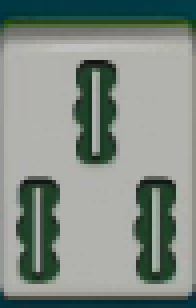
#> input picture dataset/tiles_runtime_v0_2/reference_pack/150_2.png, 49 x 77 px (shown 4 times larger)
$ python -i public_meld_hog_embedding.py   (imports and definitions only)
#> lines starting #> are read from the running program, lines starting #| are printed output that depends on the picture; after the words box and inside, x2 and y2 are one past the last pixel; in counts of white or black regions, pixels touching at a corner belong together
### workspace/vision/public_meld_group_identity_decoder.py
"""Development-only group decoder for regular three-face exposed meld identity.

A regular exposed meld can only be a suited three-tile sequence or a triplet.
This decoder consumes per-face class scores from any identity backend (SIFT,
future learned model, etc.) and ranks only Mahjong-valid three-face identity
combinations.

It deliberately does not infer CHI/PENG as canonical action truth, does not
handle stacked KONG geometry, and never marks output safe for Runtime/Hint/
Executor.
"""
from __future__ import annotations

from dataclasses import dataclass
from itertools import permutations
import math
from typing import Mapping, Sequence

from workspace.vision.public_identity_labels import PUBLIC_STANDARD_CLASSES


@dataclass(frozen=True)
class PublicMeldGroupIdentityRanking:
    top_tiles: tuple[str, str, str] | None
    top_score: float | None
    runner_up_tiles: tuple[str, str, str] | None
    runner_up_score: float | None
    margin: float | None
    canonical_candidate_count: int
    development_proposal_tiles: tuple[str, str, str] | None
    issues: tuple[str, ...]

    # [24 lines left out: function to_dict, not called in this run]


def _canonical_melds() -> tuple[tuple[str, tuple[str, str, str]], ...]:
    rows: list[tuple[str, tuple[str, str, str]]] = []
    for suit in ("M", "P", "S"):
        for start in range(1, 8):
            rows.append((
                f"sequence:{suit}{start}",
                (
                    f"{suit}{start}",
                    f"{suit}{start + 1}",
                    f"{suit}{start + 2}",
                ),
            ))
    for tile in sorted(PUBLIC_STANDARD_CLASSES):
        rows.append((f"triplet:{tile}", (tile, tile, tile)))
#> further down, picture is the input picture: PIL image 49x77 RGB; mean R, G, B 130.2, 140.1, 133.8
    return tuple(rows)


_CANONICAL_MELDS = _canonical_melds()


# [128 lines left out: function rank_regular_public_meld_identity, not called in this run]

### workspace/vision/public_meld_synthetic_transfer.py
"""Development-only A/B for synthetic hand-to-meld domain transfer.

This experiment tests one narrow hypothesis before any learned classifier is
introduced: does rendering reviewed concealed-hand tile crops into a
player-side exposed-meld visual domain improve SIFT identity ranking on the
already-reviewed regular public-meld samples?

The experiment is intentionally selection/development evidence:
- it uses previously reviewed public-meld groups;
- synthetic parameters may be changed after looking at these results;
- it does not change Runtime, Hint, Executor, or identity thresholds;
- it is not blind validation and cannot promote the public_meld identity path.

If this small batch is promising, the same interface can later feed a compact
learned classifier and a separately frozen blind holdout.
"""
from __future__ import annotations

import argparse
from collections import defaultdict
from dataclasses import dataclass
import json
from pathlib import Path
from typing import Any

from PIL import Image

from workspace.vision.public_meld_face_segmentation import prepare_public_meld_faces
from workspace.vision.public_meld_group_identity_decoder import (
    rank_regular_public_meld_identity,
)
from workspace.vision.public_meld_identity_sift import (
    _descriptor_similarity,
    _sift_descriptors,
)
from workspace.vision.public_tile_detector import PublicGeometryCandidate
from workspace.vision.tiles_v0_1.labels import approved_labels


SYNTHETIC_CANONICAL_SIZE = (56, 96)
SYNTHETIC_TILT_FRACTIONS = (-0.05, -0.025, 0.0, 0.025, 0.05)
SYNTHETIC_BLUR_SIGMAS = (0.0, 0.55)
SYNTHETIC_TOP_TAPER_FRACTION = 0.035
MAX_HAND_TEMPLATES_PER_CLASS = 3


@dataclass(frozen=True)
class HandTemplateRecord:
    tile_id: str
    source_session: str | None
    image_path: Path
    raw_descriptors: Any
    synthetic_descriptors: tuple[Any, ...]


def _tight_bright_tile_face(image: Any) -> Any:
    """Crop the dominant bright tile body while retaining colored glyphs."""
    import cv2
    import numpy as np

    rgb = np.asarray(image.convert("RGB"))
    hsv = cv2.cvtColor(rgb, cv2.COLOR_RGB2HSV)
#> hsv: shape (77, 49, 3); mean H, S, V 44.6, 45.7, 140.9
    mask = ((hsv[:, :, 1] < 175) & (hsv[:, :, 2] > 95)).astype(np.uint8) * 255
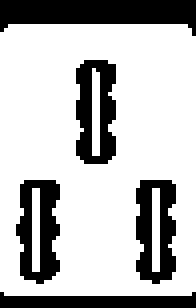
#> mask: shape (77, 49) (shown 4 times larger); 73.4% white; 5 black regions, box (x1, y1, x2, y2) and area: (0, 0, 49, 9) 301, (4, 45, 15, 71) 186, (19, 15, 29, 41) 185, (34, 45, 44, 71) 181, (0, 73, 49, 77) 149
    mask = cv2.morphologyEx(
        mask,
        cv2.MORPH_CLOSE,
        np.ones((5, 5), dtype=np.uint8),
        iterations=1,
    )
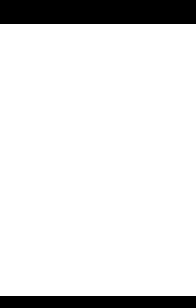
#> mask: shape (77, 49) (shown 4 times larger); 88.3% white; 2 black regions, box (x1, y1, x2, y2) and area: (0, 0, 49, 6) 294, (0, 74, 49, 77) 147
    count, _, stats, _ = cv2.connectedComponentsWithStats(mask, 8)
#> count = 2; stats = [[0, 0, 49, 77, 441], [0, 6, 49, 68, 3332]]
    if count <= 1:
        return image.convert("RGB")

    frame_area = rgb.shape[0] * rgb.shape[1]
#> frame_area = 3773
    candidates: list[tuple[int, int, int, int, int]] = []
    for index in range(1, count):
        x, y, width, height, area = (int(value) for value in stats[index])
        if (
            area >= 0.18 * frame_area
            and width >= 8
            and height >= 12
            and height >= width
        ):
            candidates.append((area, x, y, width, height))
#> this loop made 1 pass
#> after the loop, candidates = [(3332, 0, 6, 49, 68)]
    if not candidates:
        return image.convert("RGB")

    _, x, y, width, height = max(candidates)
    return image.convert("RGB").crop((x, y, x + width, y + height))


def _canonical_face(image: Any) -> Any:
    face = _tight_bright_tile_face(image)
    return face.resize(SYNTHETIC_CANONICAL_SIZE, Image.Resampling.BICUBIC)
#> returned value: PIL image 56x96 RGB


# [438 lines left out: functions render_self_meld_variants, _pixel_bbox, _regular_player_meld_samples, _balanced_hand_labels, _build_hand_template_bank, _class_scores and 3 more, not called in this run]


# [2 lines that do not run on import are left out]

### workspace/vision/public_meld_hog_embedding.py
"""Development-only HOG embedding A/B for exposed-meld identity.

This is a deliberately small, dependency-light representation test before any
CNN is introduced. Reviewed concealed-hand crops are rendered into the same
synthetic player-meld domain used by the prior SIFT transfer experiment. A
global HOG descriptor is then averaged into one prototype per tile class.

Why this exists:
- SIFT is local-keypoint based and has struggled on tiny exposed tiles.
- HOG retains the whole normalized glyph/shape field.
- cosine-to-class-prototype yields comparable per-class scores that can be
  passed directly to the existing Mahjong-valid three-face group decoder.

This is development/selection evidence only. It does not change Runtime, Hint,
Executor, identity thresholds, or formal promotion state.
"""
from __future__ import annotations

import argparse
from collections import defaultdict
import json
from pathlib import Path
from typing import Any

from PIL import Image

from workspace.vision.public_meld_face_segmentation import prepare_public_meld_faces
from workspace.vision.public_meld_group_identity_decoder import (
    rank_regular_public_meld_identity,
)
from workspace.vision.public_meld_synthetic_transfer import (
    _balanced_hand_labels,
    _canonical_face,
    _pixel_bbox,
    _regular_player_meld_samples,
    render_self_meld_variants,
)
from workspace.vision.public_tile_detector import PublicGeometryCandidate


HOG_WIN_SIZE = (56, 96)
HOG_BLOCK_SIZE = (16, 16)
HOG_BLOCK_STRIDE = (8, 8)
HOG_CELL_SIZE = (8, 8)
HOG_BINS = 9
HOG_CLAHE_CLIP_LIMIT = 2.0
HOG_CLAHE_GRID = (8, 8)


def _hog_embedding(image: Any) -> Any:
    import cv2
    import numpy as np

    canonical = _canonical_face(image).convert("RGB")
    rgb = np.asarray(canonical, dtype=np.uint8)
    gray = cv2.cvtColor(rgb, cv2.COLOR_RGB2GRAY)
    clahe = cv2.createCLAHE(
        clipLimit=HOG_CLAHE_CLIP_LIMIT,
        tileGridSize=HOG_CLAHE_GRID,
    )
    normalized = clahe.apply(gray)
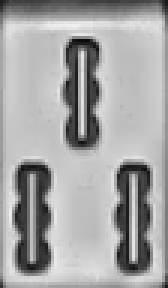
#> normalized: shape (96, 56) (shown 3 times larger); min 9, max 239, mean 165.1
    field = normalized.astype("float32", copy=False)
    gradient_y, gradient_x = np.gradient(field)
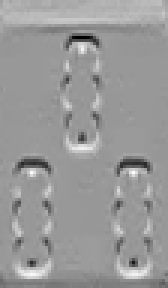
#> gradient_y: shape (96, 56) float32 (shown 3 times larger); min -109.5, max 74, mean 0.9; drawn with min black and max white
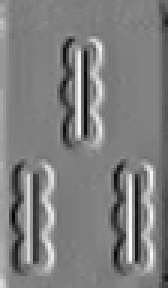
#> gradient_x: shape (96, 56) float32 (shown 3 times larger); min -101.5, max 101, mean -0.4; drawn with min black and max white
    magnitude = np.hypot(gradient_x, gradient_y)
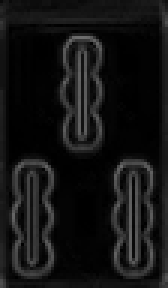
#> magnitude: shape (96, 56) float32 (shown 3 times larger); min 0, max 109.5, mean 19.7
    angle = (np.degrees(np.arctan2(gradient_y, gradient_x)) % 180.0)
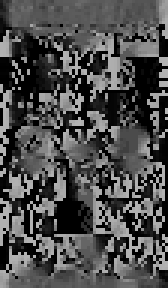
#> angle: shape (96, 56) float32 (shown 3 times larger); min 0, max 179.7, mean 76.2

    cell_w, cell_h = HOG_CELL_SIZE
    width, height = HOG_WIN_SIZE
    cells_x = width // cell_w
    cells_y = height // cell_h
    hist = np.zeros((cells_y, cells_x, HOG_BINS), dtype=np.float32)
    bin_width = 180.0 / HOG_BINS

    for cell_y in range(cells_y):
        y0 = cell_y * cell_h
        y1 = y0 + cell_h
        for cell_x in range(cells_x):
            x0 = cell_x * cell_w
            x1 = x0 + cell_w
            cell_angles = angle[y0:y1, x0:x1].reshape(-1)
            cell_magnitude = magnitude[y0:y1, x0:x1].reshape(-1)
            bins = np.floor(cell_angles / bin_width).astype(np.int32) % HOG_BINS
            hist[cell_y, cell_x] = np.bincount(
                bins,
                weights=cell_magnitude,
                minlength=HOG_BINS,
            )[:HOG_BINS]

    block_cells_x = HOG_BLOCK_SIZE[0] // cell_w
    block_cells_y = HOG_BLOCK_SIZE[1] // cell_h
    stride_cells_x = HOG_BLOCK_STRIDE[0] // cell_w
    stride_cells_y = HOG_BLOCK_STRIDE[1] // cell_h
    blocks: list[Any] = []
    for cell_y in range(0, cells_y - block_cells_y + 1, stride_cells_y):
        for cell_x in range(0, cells_x - block_cells_x + 1, stride_cells_x):
            block = hist[
                cell_y : cell_y + block_cells_y,
                cell_x : cell_x + block_cells_x,
            ].reshape(-1)
            norm = float(np.sqrt(np.dot(block, block) + 1e-6))
            block = block / norm
            block = np.minimum(block, 0.2)
            norm = float(np.sqrt(np.dot(block, block) + 1e-6))
            blocks.append((block / norm).astype("float32", copy=False))
#> after the loop, blocks = 66 items

    if not blocks:
        return None
    vector = np.concatenate(blocks).astype("float32", copy=False)
#> vector = 2376 values, max 0.51 at index 1053, min 0 at index 6, mean 0.0996
    norm = float(np.linalg.norm(vector))
#> norm = 8.12
    if norm <= 1e-12:
        return None
    return vector / norm


# [253 lines left out: functions _class_prototypes, _prototype_scores, _top1, evaluate_public_meld_hog_embedding, main, not called in this run]


# [2 lines not run here, left out]

>>> from PIL import Image
>>> picture = Image.open('../../dataset/tiles_runtime_v0_2/reference_pack/150_2.png')
>>> result = _hog_embedding(picture)
#> result = 2376 values, max 0.0628 at index 1053, min 0 at index 6, mean 0.0123

$ run again, on dataset/tiles_runtime_v0_2/templates/draw/tile_0f8159a417ad3930_P7.png
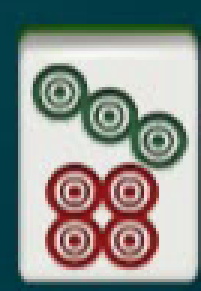
#> input picture dataset/tiles_runtime_v0_2/templates/draw/tile_0f8159a417ad3930_P7.png, 67 x 97 px (shown 3 times larger)
#> picture is the input picture: PIL image 67x97 RGB; mean R, G, B 143.4, 147.8, 143.3
#> hsv: shape (97, 67, 3); mean H, S, V 64.2, 84.9, 162
#> in _tight_bright_tile_face, `mask = cv2.morphologyEx( mask, cv2.MORPH_CLOSE, np.ones((5, 5), dtype=..`:
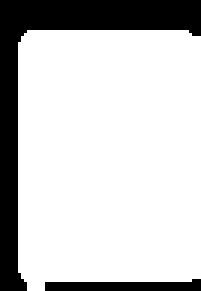
#> mask: shape (97, 67) (shown 3 times larger); 78.8% white; 2 black regions, box (x1, y1, x2, y2) and area: (0, 0, 67, 97) 1219, (15, 93, 67, 97) 159
#> count = 2; stats = [[0, 0, 67, 97, 1378], [6, 10, 61, 87, 5121]]
#> the loop in _tight_bright_tile_face, `for index in range(1, count):` made 1 pass
#> after the loop in _tight_bright_tile_face, `for index in range(1, count):`: candidates = [(5121, 6, 10, 61, 87)]
#> in _hog_embedding, `angle = (np.degrees(np.arctan2(gradient_y, gradient_x)) % 180.0)`:
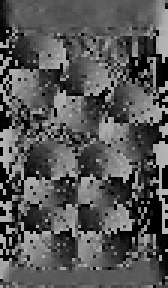
#> angle: shape (96, 56) float32 (shown 3 times larger); min 0, max 179.8, mean 86.4
#> after the loop in _hog_embedding, `for cell_y in range(0, cells_y - block_cells_y + 1, stride_cells_y):`: blocks = 66 items
#> vector = 2376 values, max 0.609 at index 112, min 0 at index 6, mean 0.114
#> norm = 8.12
#> result = 2376 values, max 0.075 at index 112, min 0 at index 6, mean 0.014
